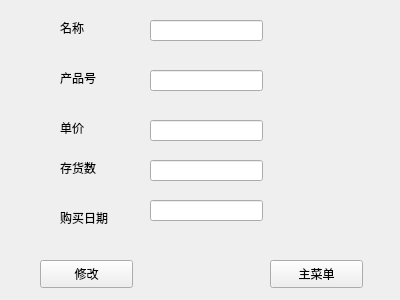
<?xml version="1.0" encoding="UTF-8"?>
<ui version="4.0">
 <class>ModifyWidget</class>
 <widget class="QWidget" name="ModifyWidget">
  <property name="geometry">
   <rect>
    <x>0</x>
    <y>0</y>
    <width>400</width>
    <height>300</height>
   </rect>
  </property>
  <property name="windowTitle">
   <string>Form</string>
  </property>
  <widget class="QPushButton" name="modifyButton">
   <property name="geometry">
    <rect>
     <x>40</x>
     <y>260</y>
     <width>93</width>
     <height>28</height>
    </rect>
   </property>
   <property name="text">
    <string>修改</string>
   </property>
  </widget>
  <widget class="QPushButton" name="returnButton">
   <property name="geometry">
    <rect>
     <x>270</x>
     <y>260</y>
     <width>93</width>
     <height>28</height>
    </rect>
   </property>
   <property name="text">
    <string>主菜单</string>
   </property>
  </widget>
  <widget class="QLabel" name="namelabel">
   <property name="geometry">
    <rect>
     <x>60</x>
     <y>20</y>
     <width>72</width>
     <height>15</height>
    </rect>
   </property>
   <property name="text">
    <string>名称</string>
   </property>
  </widget>
  <widget class="QLabel" name="moneylabel">
   <property name="geometry">
    <rect>
     <x>60</x>
     <y>120</y>
     <width>72</width>
     <height>15</height>
    </rect>
   </property>
   <property name="text">
    <string>单价</string>
   </property>
  </widget>
  <widget class="QLineEdit" name="namelineEdit">
   <property name="geometry">
    <rect>
     <x>150</x>
     <y>20</y>
     <width>113</width>
     <height>21</height>
    </rect>
   </property>
  </widget>
  <widget class="QLineEdit" name="numlineEdit">
   <property name="geometry">
    <rect>
     <x>150</x>
     <y>160</y>
     <width>113</width>
     <height>21</height>
    </rect>
   </property>
  </widget>
  <widget class="QLabel" name="idlabel">
   <property name="geometry">
    <rect>
     <x>60</x>
     <y>70</y>
     <width>72</width>
     <height>15</height>
    </rect>
   </property>
   <property name="text">
    <string>产品号</string>
   </property>
  </widget>
  <widget class="QLabel" name="numlabel">
   <property name="geometry">
    <rect>
     <x>60</x>
     <y>160</y>
     <width>72</width>
     <height>15</height>
    </rect>
   </property>
   <property name="text">
    <string>存货数</string>
   </property>
  </widget>
  <widget class="QLabel" name="datelabel">
   <property name="geometry">
    <rect>
     <x>60</x>
     <y>210</y>
     <width>72</width>
     <height>15</height>
    </rect>
   </property>
   <property name="text">
    <string>购买日期</string>
   </property>
  </widget>
  <widget class="QLineEdit" name="moneylineEdit">
   <property name="geometry">
    <rect>
     <x>150</x>
     <y>120</y>
     <width>113</width>
     <height>21</height>
    </rect>
   </property>
  </widget>
  <widget class="QLineEdit" name="datelineEdit">
   <property name="geometry">
    <rect>
     <x>150</x>
     <y>200</y>
     <width>113</width>
     <height>21</height>
    </rect>
   </property>
  </widget>
  <widget class="QLineEdit" name="idlineEdit">
   <property name="geometry">
    <rect>
     <x>150</x>
     <y>70</y>
     <width>113</width>
     <height>21</height>
    </rect>
   </property>
  </widget>
 </widget>
 <resources/>
 <connections/>
</ui>
